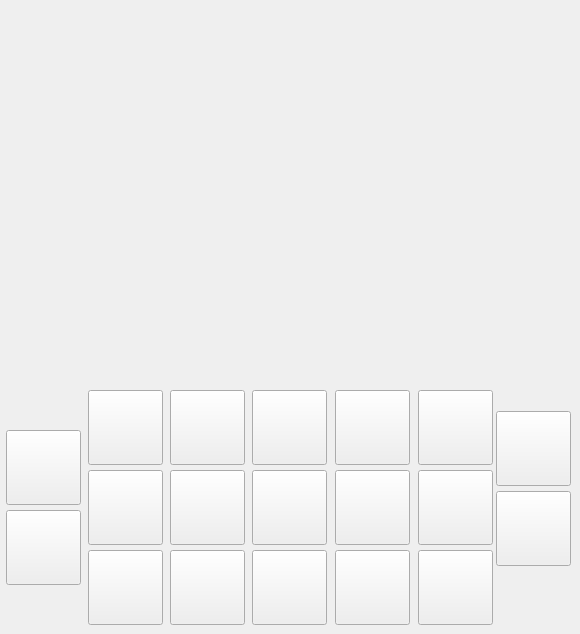
  <widget class="QWidget" name="centralwidget">
   <widget class="QLabel" name="left_frame_left_border">
    <property name="geometry">
     <rect>
      <x>42</x>
      <y>14</y>
      <width>8</width>
      <height>360</height>
     </rect>
    </property>
    <property name="text">
     <string/>
    </property>
    <property name="pixmap">
     <pixmap>../images/FrameVerticalL.jpg</pixmap>
    </property>
   </widget>
   <widget class="QLabel" name="left_frame_bottom_border">
    <property name="geometry">
     <rect>
      <x>50</x>
      <y>362</y>
      <width>211</width>
      <height>16</height>
     </rect>
    </property>
    <property name="text">
     <string/>
    </property>
    <property name="pixmap">
     <pixmap>../images/FrameHorizontal.jpg</pixmap>
    </property>
   </widget>
   <widget class="QLabel" name="left_frame_right_border">
    <property name="geometry">
     <rect>
      <x>242</x>
      <y>14</y>
      <width>8</width>
      <height>360</height>
     </rect>
    </property>
    <property name="text">
     <string/>
    </property>
    <property name="pixmap">
     <pixmap>../images/FrameVerticalL.jpg</pixmap>
    </property>
   </widget>
   <widget class="QLabel" name="left_frame_top_border">
    <property name="geometry">
     <rect>
      <x>50</x>
      <y>10</y>
      <width>211</width>
      <height>16</height>
     </rect>
    </property>
    <property name="text">
     <string/>
    </property>
    <property name="pixmap">
     <pixmap>../images/FrameHorizontal.jpg</pixmap>
    </property>
   </widget>
   <widget class="QLabel" name="right_frame_right_border">
    <property name="geometry">
     <rect>
      <x>516</x>
      <y>14</y>
      <width>8</width>
      <height>360</height>
     </rect>
    </property>
    <property name="text">
     <string/>
    </property>
    <property name="pixmap">
     <pixmap>../images/FrameVerticalL.jpg</pixmap>
    </property>
   </widget>
   <widget class="QLabel" name="right_frame_bottom_border">
    <property name="geometry">
     <rect>
      <x>324</x>
      <y>362</y>
      <width>211</width>
      <height>16</height>
     </rect>
    </property>
    <property name="text">
     <string/>
    </property>
    <property name="pixmap">
     <pixmap>../images/FrameHorizontal.jpg</pixmap>
    </property>
   </widget>
   <widget class="QLabel" name="right_frame_top_border">
    <property name="geometry">
     <rect>
      <x>324</x>
      <y>10</y>
      <width>201</width>
      <height>16</height>
     </rect>
    </property>
    <property name="text">
     <string/>
    </property>
    <property name="pixmap">
     <pixmap>../images/FrameHorizontal.jpg</pixmap>
    </property>
   </widget>
   <widget class="QLabel" name="right_frame_left_border">
    <property name="geometry">
     <rect>
      <x>316</x>
      <y>14</y>
      <width>8</width>
      <height>360</height>
     </rect>
    </property>
    <property name="text">
     <string/>
    </property>
    <property name="pixmap">
     <pixmap>../images/FrameVerticalL.jpg</pixmap>
    </property>
   </widget>
   <widget class="QLabel" name="lighting_prog">
    <property name="geometry">
     <rect>
      <x>452</x>
      <y>22</y>
      <width>64</width>
      <height>24</height>
     </rect>
    </property>
    <property name="text">
     <string/>
    </property>
    <property name="pixmap">
     <pixmap>../images/rProgOn.jpg</pixmap>
    </property>
   </widget>
   <widget class="QLabel" name="annunciator_comp_acty">
    <property name="geometry">
     <rect>
      <x>324</x>
      <y>22</y>
      <width>64</width>
      <height>64</height>
     </rect>
    </property>
    <property name="text">
     <string/>
    </property>
    <property name="pixmap">
     <pixmap>../images/CompActyOff.jpg</pixmap>
    </property>
   </widget>
   <widget class="QLabel" name="ctrl_reg_prog_d1">
    <property name="geometry">
     <rect>
      <x>452</x>
      <y>46</y>
      <width>32</width>
      <height>45</height>
     </rect>
    </property>
    <property name="text">
     <string/>
    </property>
    <property name="pixmap">
     <pixmap>../images/7SegOff.jpg</pixmap>
    </property>
   </widget>
   <widget class="QLabel" name="ctrl_reg_prog_d2">
    <property name="geometry">
     <rect>
      <x>484</x>
      <y>46</y>
      <width>32</width>
      <height>45</height>
     </rect>
    </property>
    <property name="text">
     <string/>
    </property>
    <property name="pixmap">
     <pixmap>../images/7SegOff.jpg</pixmap>
    </property>
   </widget>
   <widget class="QLabel" name="lighting_verb">
    <property name="geometry">
     <rect>
      <x>324</x>
      <y>105</y>
      <width>64</width>
      <height>24</height>
     </rect>
    </property>
    <property name="text">
     <string/>
    </property>
    <property name="pixmap">
     <pixmap>../images/VerbOn.jpg</pixmap>
    </property>
   </widget>
   <widget class="QLabel" name="lighting_noun">
    <property name="geometry">
     <rect>
      <x>452</x>
      <y>105</y>
      <width>64</width>
      <height>24</height>
     </rect>
    </property>
    <property name="text">
     <string/>
    </property>
    <property name="pixmap">
     <pixmap>../images/NounOn.jpg</pixmap>
    </property>
   </widget>
   <widget class="QLabel" name="ctrl_reg_verb_d1">
    <property name="geometry">
     <rect>
      <x>324</x>
      <y>129</y>
      <width>32</width>
      <height>45</height>
     </rect>
    </property>
    <property name="text">
     <string/>
    </property>
    <property name="pixmap">
     <pixmap>../images/7SegOff.jpg</pixmap>
    </property>
   </widget>
   <widget class="QLabel" name="ctrl_reg_verb_d2">
    <property name="geometry">
     <rect>
      <x>356</x>
      <y>129</y>
      <width>32</width>
      <height>45</height>
     </rect>
    </property>
    <property name="text">
     <string/>
    </property>
    <property name="pixmap">
     <pixmap>../images/7SegOff.jpg</pixmap>
    </property>
   </widget>
   <widget class="QLabel" name="ctrl_reg_noun_d1">
    <property name="geometry">
     <rect>
      <x>452</x>
      <y>129</y>
      <width>32</width>
      <height>45</height>
     </rect>
    </property>
    <property name="text">
     <string/>
    </property>
    <property name="pixmap">
     <pixmap>../images/7SegOff.jpg</pixmap>
    </property>
   </widget>
   <widget class="QLabel" name="ctrl_reg_noun_d2">
    <property name="geometry">
     <rect>
      <x>484</x>
      <y>129</y>
      <width>32</width>
      <height>45</height>
     </rect>
    </property>
    <property name="text">
     <string/>
    </property>
    <property name="pixmap">
     <pixmap>../images/7SegOff.jpg</pixmap>
    </property>
   </widget>
   <widget class="QLabel" name="lighting_sep_bar_1">
    <property name="geometry">
     <rect>
      <x>324</x>
      <y>174</y>
      <width>192</width>
      <height>19</height>
     </rect>
    </property>
    <property name="text">
     <string/>
    </property>
    <property name="pixmap">
     <pixmap>../images/SeparatorOn.jpg</pixmap>
    </property>
   </widget>
   <widget class="QLabel" name="data_reg_1_plus_minus">
    <property name="geometry">
     <rect>
      <x>324</x>
      <y>193</y>
      <width>32</width>
      <height>45</height>
     </rect>
    </property>
    <property name="text">
     <string/>
    </property>
    <property name="pixmap">
     <pixmap>../images/PlusMinusOff.jpg</pixmap>
    </property>
   </widget>
   <widget class="QLabel" name="lighting_sep_bar_2">
    <property name="geometry">
     <rect>
      <x>324</x>
      <y>238</y>
      <width>192</width>
      <height>19</height>
     </rect>
    </property>
    <property name="text">
     <string/>
    </property>
    <property name="pixmap">
     <pixmap>../images/SeparatorOn.jpg</pixmap>
    </property>
   </widget>
   <widget class="QLabel" name="data_reg_2_plus_minus">
    <property name="geometry">
     <rect>
      <x>324</x>
      <y>257</y>
      <width>32</width>
      <height>45</height>
     </rect>
    </property>
    <property name="text">
     <string/>
    </property>
    <property name="pixmap">
     <pixmap>../images/PlusMinusOff.jpg</pixmap>
    </property>
   </widget>
   <widget class="QLabel" name="lighting_sep_bar_3">
    <property name="geometry">
     <rect>
      <x>324</x>
      <y>302</y>
      <width>192</width>
      <height>19</height>
     </rect>
    </property>
    <property name="text">
     <string/>
    </property>
    <property name="pixmap">
     <pixmap>../images/SeparatorOn.jpg</pixmap>
    </property>
   </widget>
   <widget class="QLabel" name="data_reg_3_plus_minus">
    <property name="geometry">
     <rect>
      <x>324</x>
      <y>321</y>
      <width>32</width>
      <height>45</height>
     </rect>
    </property>
    <property name="text">
     <string/>
    </property>
    <property name="pixmap">
     <pixmap>../images/PlusMinusOff.jpg</pixmap>
    </property>
   </widget>
   <widget class="QLabel" name="data_reg_1_d1">
    <property name="geometry">
     <rect>
      <x>356</x>
      <y>193</y>
      <width>32</width>
      <height>45</height>
     </rect>
    </property>
    <property name="text">
     <string/>
    </property>
    <property name="pixmap">
     <pixmap>../images/7SegOff.jpg</pixmap>
    </property>
   </widget>
   <widget class="QLabel" name="data_reg_1_d2">
    <property name="geometry">
     <rect>
      <x>388</x>
      <y>193</y>
      <width>32</width>
      <height>45</height>
     </rect>
    </property>
    <property name="text">
     <string/>
    </property>
    <property name="pixmap">
     <pixmap>../images/7SegOff.jpg</pixmap>
    </property>
   </widget>
   <widget class="QLabel" name="data_reg_1_d3">
    <property name="geometry">
     <rect>
      <x>420</x>
      <y>193</y>
      <width>32</width>
      <height>45</height>
     </rect>
    </property>
    <property name="text">
     <string/>
    </property>
    <property name="pixmap">
     <pixmap>../images/7SegOff.jpg</pixmap>
    </property>
   </widget>
   <widget class="QLabel" name="data_reg_1_d4">
    <property name="geometry">
     <rect>
      <x>452</x>
      <y>193</y>
      <width>32</width>
      <height>45</height>
     </rect>
    </property>
    <property name="text">
     <string/>
    </property>
    <property name="pixmap">
     <pixmap>../images/7SegOff.jpg</pixmap>
    </property>
   </widget>
   <widget class="QLabel" name="data_reg_1_d5">
    <property name="geometry">
     <rect>
      <x>484</x>
      <y>193</y>
      <width>32</width>
      <height>45</height>
     </rect>
    </property>
    <property name="text">
     <string/>
    </property>
    <property name="pixmap">
     <pixmap>../images/7SegOff.jpg</pixmap>
    </property>
   </widget>
   <widget class="QLabel" name="data_reg_2_d3">
    <property name="geometry">
     <rect>
      <x>420</x>
      <y>257</y>
      <width>32</width>
      <height>45</height>
     </rect>
    </property>
    <property name="text">
     <string/>
    </property>
    <property name="pixmap">
     <pixmap>../images/7SegOff.jpg</pixmap>
    </property>
   </widget>
   <widget class="QLabel" name="data_reg_2_d1">
    <property name="geometry">
     <rect>
      <x>356</x>
      <y>257</y>
      <width>32</width>
      <height>45</height>
     </rect>
    </property>
    <property name="text">
     <string/>
    </property>
    <property name="pixmap">
     <pixmap>../images/7SegOff.jpg</pixmap>
    </property>
   </widget>
   <widget class="QLabel" name="data_reg_2_d4">
    <property name="geometry">
     <rect>
      <x>452</x>
      <y>257</y>
      <width>32</width>
      <height>45</height>
     </rect>
    </property>
    <property name="text">
     <string/>
    </property>
    <property name="pixmap">
     <pixmap>../images/7SegOff.jpg</pixmap>
    </property>
   </widget>
   <widget class="QLabel" name="data_reg_2_d2">
    <property name="geometry">
     <rect>
      <x>388</x>
      <y>257</y>
      <width>32</width>
      <height>45</height>
     </rect>
    </property>
    <property name="text">
     <string/>
    </property>
    <property name="pixmap">
     <pixmap>../images/7SegOff.jpg</pixmap>
    </property>
   </widget>
   <widget class="QLabel" name="data_reg_2_d5">
    <property name="geometry">
     <rect>
      <x>484</x>
      <y>257</y>
      <width>32</width>
      <height>45</height>
     </rect>
    </property>
    <property name="text">
     <string/>
    </property>
    <property name="pixmap">
     <pixmap>../images/7SegOff.jpg</pixmap>
    </property>
   </widget>
   <widget class="QLabel" name="data_reg_3_d3">
    <property name="geometry">
     <rect>
      <x>420</x>
      <y>321</y>
      <width>32</width>
      <height>45</height>
     </rect>
    </property>
    <property name="text">
     <string/>
    </property>
    <property name="pixmap">
     <pixmap>../images/7SegOff.jpg</pixmap>
    </property>
   </widget>
   <widget class="QLabel" name="data_reg_3_d1">
    <property name="geometry">
     <rect>
      <x>356</x>
      <y>321</y>
      <width>32</width>
      <height>45</height>
     </rect>
    </property>
    <property name="text">
     <string/>
    </property>
    <property name="pixmap">
     <pixmap>../images/7SegOff.jpg</pixmap>
    </property>
   </widget>
   <widget class="QLabel" name="data_reg_3_d4">
    <property name="geometry">
     <rect>
      <x>452</x>
      <y>321</y>
      <width>32</width>
      <height>45</height>
     </rect>
    </property>
    <property name="text">
     <string/>
    </property>
    <property name="pixmap">
     <pixmap>../images/7SegOff.jpg</pixmap>
    </property>
   </widget>
   <widget class="QLabel" name="data_reg_3_d2">
    <property name="geometry">
     <rect>
      <x>388</x>
      <y>321</y>
      <width>32</width>
      <height>45</height>
     </rect>
    </property>
    <property name="text">
     <string/>
    </property>
    <property name="pixmap">
     <pixmap>../images/7SegOff.jpg</pixmap>
    </property>
   </widget>
   <widget class="QLabel" name="data_reg_3_d5">
    <property name="geometry">
     <rect>
      <x>484</x>
      <y>321</y>
      <width>32</width>
      <height>45</height>
     </rect>
    </property>
    <property name="text">
     <string/>
    </property>
    <property name="pixmap">
     <pixmap>../images/7SegOff.jpg</pixmap>
    </property>
   </widget>
   <widget class="QLabel" name="static_display_1">
    <property name="geometry">
     <rect>
      <x>388</x>
      <y>22</y>
      <width>64</width>
      <height>152</height>
     </rect>
    </property>
    <property name="text">
     <string/>
    </property>
    <property name="pixmap">
     <pixmap>../images/CenterBlock.jpg</pixmap>
    </property>
    <property name="scaledContents">
     <bool>true</bool>
    </property>
   </widget>
   <widget class="QLabel" name="static_display_2">
    <property name="geometry">
     <rect>
      <x>452</x>
      <y>89</y>
      <width>64</width>
      <height>19</height>
     </rect>
    </property>
    <property name="text">
     <string/>
    </property>
    <property name="pixmap">
     <pixmap>../images/ShortHorizontal.jpg</pixmap>
    </property>
   </widget>
   <widget class="QLabel" name="static_display_3">
    <property name="geometry">
     <rect>
      <x>324</x>
      <y>86</y>
      <width>64</width>
      <height>19</height>
     </rect>
    </property>
    <property name="text">
     <string/>
    </property>
    <property name="pixmap">
     <pixmap>../images/ShortHorizontal.jpg</pixmap>
    </property>
   </widget>
   <widget class="QLabel" name="annunciator_uplink_acty">
    <property name="geometry">
     <rect>
      <x>58</x>
      <y>28</y>
      <width>84</width>
      <height>40</height>
     </rect>
    </property>
    <property name="text">
     <string/>
    </property>
    <property name="pixmap">
     <pixmap>../images/UplinkActyOff.jpg</pixmap>
    </property>
   </widget>
   <widget class="QLabel" name="annunciator_temp">
    <property name="geometry">
     <rect>
      <x>150</x>
      <y>28</y>
      <width>84</width>
      <height>40</height>
     </rect>
    </property>
    <property name="text">
     <string/>
    </property>
    <property name="pixmap">
     <pixmap>../images/TempOff.jpg</pixmap>
    </property>
   </widget>
   <widget class="QLabel" name="annunciator_no_att">
    <property name="geometry">
     <rect>
      <x>58</x>
      <y>76</y>
      <width>84</width>
      <height>40</height>
     </rect>
    </property>
    <property name="text">
     <string/>
    </property>
    <property name="pixmap">
     <pixmap>../images/NoAttOff.jpg</pixmap>
    </property>
   </widget>
   <widget class="QLabel" name="annunciator_gimbal_lock">
    <property name="geometry">
     <rect>
      <x>150</x>
      <y>76</y>
      <width>84</width>
      <height>40</height>
     </rect>
    </property>
    <property name="text">
     <string/>
    </property>
    <property name="pixmap">
     <pixmap>../images/GimbalLockOff.jpg</pixmap>
    </property>
   </widget>
   <widget class="QLabel" name="annunciator_stby">
    <property name="geometry">
     <rect>
      <x>58</x>
      <y>125</y>
      <width>84</width>
      <height>40</height>
     </rect>
    </property>
    <property name="text">
     <string/>
    </property>
    <property name="pixmap">
     <pixmap>../images/StbyOff.jpg</pixmap>
    </property>
   </widget>
   <widget class="QLabel" name="annunciator_prog">
    <property name="geometry">
     <rect>
      <x>150</x>
      <y>125</y>
      <width>84</width>
      <height>40</height>
     </rect>
    </property>
    <property name="text">
     <string/>
    </property>
    <property name="pixmap">
     <pixmap>../images/ProgOff.jpg</pixmap>
    </property>
   </widget>
   <widget class="QLabel" name="annunciator_key_rel">
    <property name="geometry">
     <rect>
      <x>58</x>
      <y>174</y>
      <width>84</width>
      <height>40</height>
     </rect>
    </property>
    <property name="text">
     <string/>
    </property>
    <property name="pixmap">
     <pixmap>../images/KeyRelOff.jpg</pixmap>
    </property>
   </widget>
   <widget class="QLabel" name="annunciator_restart">
    <property name="geometry">
     <rect>
      <x>150</x>
      <y>174</y>
      <width>84</width>
      <height>40</height>
     </rect>
    </property>
    <property name="text">
     <string/>
    </property>
    <property name="pixmap">
     <pixmap>../images/RestartOff.jpg</pixmap>
    </property>
   </widget>
   <widget class="QLabel" name="annunciator_opr_err">
    <property name="geometry">
     <rect>
      <x>58</x>
      <y>223</y>
      <width>84</width>
      <height>40</height>
     </rect>
    </property>
    <property name="text">
     <string/>
    </property>
    <property name="pixmap">
     <pixmap>../images/OprErrOff.jpg</pixmap>
    </property>
   </widget>
   <widget class="QLabel" name="annunciator_tracker">
    <property name="geometry">
     <rect>
      <x>150</x>
      <y>223</y>
      <width>84</width>
      <height>40</height>
     </rect>
    </property>
    <property name="text">
     <string/>
    </property>
    <property name="pixmap">
     <pixmap>../images/TrackerOff.jpg</pixmap>
    </property>
   </widget>
   <widget class="QLabel" name="annunciator_blank1">
    <property name="geometry">
     <rect>
      <x>58</x>
      <y>272</y>
      <width>84</width>
      <height>40</height>
     </rect>
    </property>
    <property name="text">
     <string/>
    </property>
    <property name="pixmap">
     <pixmap>../images/BlankOff.jpg</pixmap>
    </property>
   </widget>
   <widget class="QLabel" name="annunciator_blank2">
    <property name="geometry">
     <rect>
      <x>150</x>
      <y>272</y>
      <width>84</width>
      <height>40</height>
     </rect>
    </property>
    <property name="text">
     <string/>
    </property>
    <property name="pixmap">
     <pixmap>../images/BlankOff.jpg</pixmap>
    </property>
   </widget>
   <widget class="QLabel" name="annunciator_blank3">
    <property name="geometry">
     <rect>
      <x>58</x>
      <y>321</y>
      <width>84</width>
      <height>40</height>
     </rect>
    </property>
    <property name="text">
     <string/>
    </property>
    <property name="pixmap">
     <pixmap>../images/BlankOff.jpg</pixmap>
    </property>
   </widget>
   <widget class="QLabel" name="annunciator_blank4">
    <property name="geometry">
     <rect>
      <x>150</x>
      <y>321</y>
      <width>84</width>
      <height>40</height>
     </rect>
    </property>
    <property name="text">
     <string/>
    </property>
    <property name="pixmap">
     <pixmap>../images/BlankOff.jpg</pixmap>
    </property>
   </widget>
   <widget class="QPushButton" name="button_verb">
    <property name="geometry">
     <rect>
      <x>6</x>
      <y>430</y>
      <width>75</width>
      <height>75</height>
     </rect>
    </property>
    <property name="text">
     <string/>
    </property>
    <property name="icon">
     <iconset>
      <normaloff>../images/VerbUp.jpg</normaloff>../images/VerbUp.jpg</iconset>
    </property>
    <property name="iconSize">
     <size>
      <width>65</width>
      <height>65</height>
     </size>
    </property>
   </widget>
   <widget class="QPushButton" name="button_noun">
    <property name="geometry">
     <rect>
      <x>6</x>
      <y>510</y>
      <width>75</width>
      <height>75</height>
     </rect>
    </property>
    <property name="text">
     <string/>
    </property>
    <property name="icon">
     <iconset>
      <normaloff>../images/NounUp.jpg</normaloff>../images/NounUp.jpg</iconset>
    </property>
    <property name="iconSize">
     <size>
      <width>65</width>
      <height>65</height>
     </size>
    </property>
   </widget>
   <widget class="QPushButton" name="button_plus">
    <property name="geometry">
     <rect>
      <x>88</x>
      <y>390</y>
      <width>75</width>
      <height>75</height>
     </rect>
    </property>
    <property name="text">
     <string/>
    </property>
    <property name="icon">
     <iconset>
      <normaloff>../images/PlusUp.jpg</normaloff>../images/PlusUp.jpg</iconset>
    </property>
    <property name="iconSize">
     <size>
      <width>65</width>
      <height>65</height>
     </size>
    </property>
   </widget>
   <widget class="QPushButton" name="button_minus">
    <property name="geometry">
     <rect>
      <x>88</x>
      <y>470</y>
      <width>75</width>
      <height>75</height>
     </rect>
    </property>
    <property name="text">
     <string/>
    </property>
    <property name="icon">
     <iconset>
      <normaloff>../images/MinusUp.jpg</normaloff>../images/MinusUp.jpg</iconset>
    </property>
    <property name="iconSize">
     <size>
      <width>65</width>
      <height>65</height>
     </size>
    </property>
   </widget>
   <widget class="QPushButton" name="button_0">
    <property name="geometry">
     <rect>
      <x>88</x>
      <y>550</y>
      <width>75</width>
      <height>75</height>
     </rect>
    </property>
    <property name="text">
     <string/>
    </property>
    <property name="icon">
     <iconset>
      <normaloff>../images/0Up.jpg</normaloff>../images/0Up.jpg</iconset>
    </property>
    <property name="iconSize">
     <size>
      <width>65</width>
      <height>65</height>
     </size>
    </property>
   </widget>
   <widget class="QPushButton" name="button_4">
    <property name="geometry">
     <rect>
      <x>170</x>
      <y>470</y>
      <width>75</width>
      <height>75</height>
     </rect>
    </property>
    <property name="text">
     <string/>
    </property>
    <property name="icon">
     <iconset>
      <normaloff>../images/4Up.jpg</normaloff>../images/4Up.jpg</iconset>
    </property>
    <property name="iconSize">
     <size>
      <width>65</width>
      <height>65</height>
     </size>
    </property>
   </widget>
   <widget class="QPushButton" name="button_7">
    <property name="geometry">
     <rect>
      <x>170</x>
      <y>390</y>
      <width>75</width>
      <height>75</height>
     </rect>
    </property>
    <property name="text">
     <string/>
    </property>
    <property name="icon">
     <iconset>
      <normaloff>../images/7Up.jpg</normaloff>../images/7Up.jpg</iconset>
    </property>
    <property name="iconSize">
     <size>
      <width>65</width>
      <height>65</height>
     </size>
    </property>
   </widget>
   <widget class="QPushButton" name="button_1">
    <property name="geometry">
     <rect>
      <x>170</x>
      <y>550</y>
      <width>75</width>
      <height>75</height>
     </rect>
    </property>
    <property name="text">
     <string/>
    </property>
    <property name="icon">
     <iconset>
      <normaloff>../images/1Up.jpg</normaloff>../images/1Up.jpg</iconset>
    </property>
    <property name="iconSize">
     <size>
      <width>65</width>
      <height>65</height>
     </size>
    </property>
   </widget>
   <widget class="QPushButton" name="button_9">
    <property name="geometry">
     <rect>
      <x>252</x>
      <y>470</y>
      <width>75</width>
      <height>75</height>
     </rect>
    </property>
    <property name="text">
     <string/>
    </property>
    <property name="icon">
     <iconset>
      <normaloff>../images/5Up.jpg</normaloff>../images/5Up.jpg</iconset>
    </property>
    <property name="iconSize">
     <size>
      <width>65</width>
      <height>65</height>
     </size>
    </property>
   </widget>
   <widget class="QPushButton" name="button_8">
    <property name="geometry">
     <rect>
      <x>252</x>
      <y>390</y>
      <width>75</width>
      <height>75</height>
     </rect>
    </property>
    <property name="text">
     <string/>
    </property>
    <property name="icon">
     <iconset>
      <normaloff>../images/8Up.jpg</normaloff>../images/8Up.jpg</iconset>
    </property>
    <property name="iconSize">
     <size>
      <width>65</width>
      <height>65</height>
     </size>
    </property>
   </widget>
   <widget class="QPushButton" name="button_2">
    <property name="geometry">
     <rect>
      <x>252</x>
      <y>550</y>
      <width>75</width>
      <height>75</height>
     </rect>
    </property>
    <property name="text">
     <string/>
    </property>
    <property name="icon">
     <iconset>
      <normaloff>../images/2Up.jpg</normaloff>../images/2Up.jpg</iconset>
    </property>
    <property name="iconSize">
     <size>
      <width>65</width>
      <height>65</height>
     </size>
    </property>
   </widget>
   <widget class="QPushButton" name="button_6">
    <property name="geometry">
     <rect>
      <x>335</x>
      <y>470</y>
      <width>75</width>
      <height>75</height>
     </rect>
    </property>
    <property name="text">
     <string/>
    </property>
    <property name="icon">
     <iconset>
      <normaloff>../images/6Up.jpg</normaloff>../images/6Up.jpg</iconset>
    </property>
    <property name="iconSize">
     <size>
      <width>65</width>
      <height>65</height>
     </size>
    </property>
   </widget>
   <widget class="QPushButton" name="button_10">
    <property name="geometry">
     <rect>
      <x>335</x>
      <y>390</y>
      <width>75</width>
      <height>75</height>
     </rect>
    </property>
    <property name="text">
     <string/>
    </property>
    <property name="icon">
     <iconset>
      <normaloff>../images/9Up.jpg</normaloff>../images/9Up.jpg</iconset>
    </property>
    <property name="iconSize">
     <size>
      <width>65</width>
      <height>65</height>
     </size>
    </property>
   </widget>
   <widget class="QPushButton" name="button_3">
    <property name="geometry">
     <rect>
      <x>335</x>
      <y>550</y>
      <width>75</width>
      <height>75</height>
     </rect>
    </property>
    <property name="text">
     <string/>
    </property>
    <property name="icon">
     <iconset>
      <normaloff>../images/3Up.jpg</normaloff>../images/3Up.jpg</iconset>
    </property>
    <property name="iconSize">
     <size>
      <width>65</width>
      <height>65</height>
     </size>
    </property>
   </widget>
   <widget class="QPushButton" name="button_pro">
    <property name="geometry">
     <rect>
      <x>418</x>
      <y>470</y>
      <width>75</width>
      <height>75</height>
     </rect>
    </property>
    <property name="text">
     <string/>
    </property>
    <property name="icon">
     <iconset>
      <normaloff>../images/ProUp.jpg</normaloff>../images/ProUp.jpg</iconset>
    </property>
    <property name="iconSize">
     <size>
      <width>65</width>
      <height>65</height>
     </size>
    </property>
   </widget>
   <widget class="QPushButton" name="button_clr">
    <property name="geometry">
     <rect>
      <x>418</x>
      <y>390</y>
      <width>75</width>
      <height>75</height>
     </rect>
    </property>
    <property name="text">
     <string/>
    </property>
    <property name="icon">
     <iconset>
      <normaloff>../images/ClrUp.jpg</normaloff>../images/ClrUp.jpg</iconset>
    </property>
    <property name="iconSize">
     <size>
      <width>65</width>
      <height>65</height>
     </size>
    </property>
   </widget>
   <widget class="QPushButton" name="button_key_rel">
    <property name="geometry">
     <rect>
      <x>418</x>
      <y>550</y>
      <width>75</width>
      <height>75</height>
     </rect>
    </property>
    <property name="text">
     <string/>
    </property>
    <property name="icon">
     <iconset>
      <normaloff>../images/KeyRelUp.jpg</normaloff>../images/KeyRelUp.jpg</iconset>
    </property>
    <property name="iconSize">
     <size>
      <width>65</width>
      <height>65</height>
     </size>
    </property>
   </widget>
   <widget class="QPushButton" name="button_entr">
    <property name="geometry">
     <rect>
      <x>496</x>
      <y>411</y>
      <width>75</width>
      <height>75</height>
     </rect>
    </property>
    <property name="text">
     <string/>
    </property>
    <property name="icon">
     <iconset>
      <normaloff>../images/EntrUp.jpg</normaloff>../images/EntrUp.jpg</iconset>
    </property>
    <property name="iconSize">
     <size>
      <width>65</width>
      <height>65</height>
     </size>
    </property>
   </widget>
   <widget class="QPushButton" name="button_rset">
    <property name="geometry">
     <rect>
      <x>496</x>
      <y>491</y>
      <width>75</width>
      <height>75</height>
     </rect>
    </property>
    <property name="text">
     <string/>
    </property>
    <property name="icon">
     <iconset>
      <normaloff>../images/RsetUp.jpg</normaloff>../images/RsetUp.jpg</iconset>
    </property>
    <property name="iconSize">
     <size>
      <width>65</width>
      <height>65</height>
     </size>
    </property>
   </widget>
   <zorder>static_display_2</zorder>
   <zorder>static_display_3</zorder>
   <zorder>left_frame_left_border</zorder>
   <zorder>left_frame_bottom_border</zorder>
   <zorder>left_frame_right_border</zorder>
   <zorder>left_frame_top_border</zorder>
   <zorder>right_frame_right_border</zorder>
   <zorder>right_frame_bottom_border</zorder>
   <zorder>right_frame_top_border</zorder>
   <zorder>right_frame_left_border</zorder>
   <zorder>lighting_prog</zorder>
   <zorder>annunciator_comp_acty</zorder>
   <zorder>ctrl_reg_prog_d1</zorder>
   <zorder>ctrl_reg_prog_d2</zorder>
   <zorder>lighting_verb</zorder>
   <zorder>lighting_noun</zorder>
   <zorder>ctrl_reg_verb_d1</zorder>
   <zorder>ctrl_reg_verb_d2</zorder>
   <zorder>ctrl_reg_noun_d1</zorder>
   <zorder>ctrl_reg_noun_d2</zorder>
   <zorder>lighting_sep_bar_1</zorder>
   <zorder>data_reg_1_plus_minus</zorder>
   <zorder>lighting_sep_bar_2</zorder>
   <zorder>data_reg_2_plus_minus</zorder>
   <zorder>lighting_sep_bar_3</zorder>
   <zorder>data_reg_3_plus_minus</zorder>
   <zorder>data_reg_1_d1</zorder>
   <zorder>data_reg_1_d2</zorder>
   <zorder>data_reg_1_d3</zorder>
   <zorder>data_reg_1_d4</zorder>
   <zorder>data_reg_1_d5</zorder>
   <zorder>data_reg_2_d3</zorder>
   <zorder>data_reg_2_d1</zorder>
   <zorder>data_reg_2_d4</zorder>
   <zorder>data_reg_2_d2</zorder>
   <zorder>data_reg_2_d5</zorder>
   <zorder>data_reg_3_d3</zorder>
   <zorder>data_reg_3_d1</zorder>
   <zorder>data_reg_3_d4</zorder>
   <zorder>data_reg_3_d2</zorder>
   <zorder>data_reg_3_d5</zorder>
   <zorder>static_display_1</zorder>
   <zorder>annunciator_uplink_acty</zorder>
   <zorder>annunciator_temp</zorder>
   <zorder>annunciator_no_att</zorder>
   <zorder>annunciator_gimbal_lock</zorder>
   <zorder>annunciator_stby</zorder>
   <zorder>annunciator_prog</zorder>
   <zorder>annunciator_key_rel</zorder>
   <zorder>annunciator_restart</zorder>
   <zorder>annunciator_opr_err</zorder>
   <zorder>annunciator_tracker</zorder>
   <zorder>annunciator_blank1</zorder>
   <zorder>annunciator_blank2</zorder>
   <zorder>annunciator_blank3</zorder>
   <zorder>annunciator_blank4</zorder>
   <zorder>button_verb</zorder>
   <zorder>button_noun</zorder>
   <zorder>button_plus</zorder>
   <zorder>button_minus</zorder>
   <zorder>button_0</zorder>
   <zorder>button_4</zorder>
   <zorder>button_7</zorder>
   <zorder>button_1</zorder>
   <zorder>button_9</zorder>
   <zorder>button_8</zorder>
   <zorder>button_2</zorder>
   <zorder>button_6</zorder>
   <zorder>button_10</zorder>
   <zorder>button_3</zorder>
   <zorder>button_pro</zorder>
   <zorder>button_clr</zorder>
   <zorder>button_key_rel</zorder>
   <zorder>button_entr</zorder>
   <zorder>button_rset</zorder>
  </widget>
